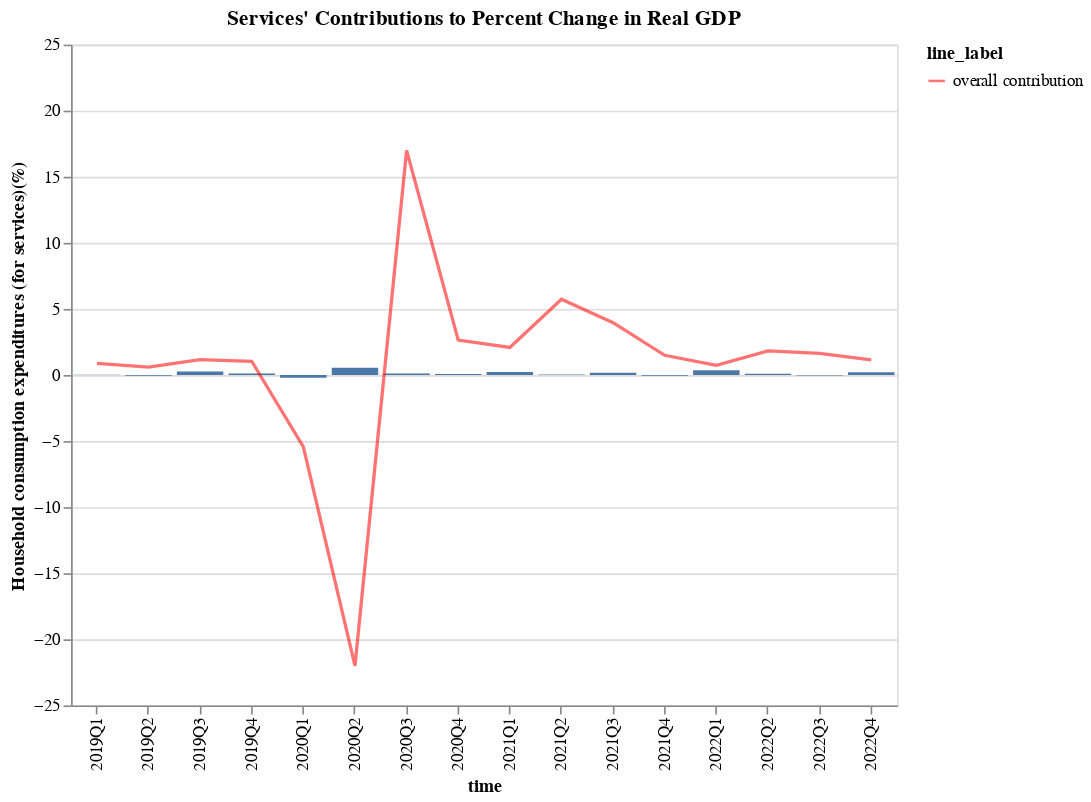

The code cell stored with this chart in its notebook:
### Code cell
service2

### Figure 1 — Vega-Lite specification as saved in the notebook (floating-point values rounded to 4 significant figures; data arrays with more than 128 entries replaced by an {"elided": "..."} marker saying what was removed)
{"layer": [{"mark": "bar", "encoding": {"x": {"field": "time", "type": "nominal"}, "y": {"field": "value", "title": "Household consumption expenditures (for services)(%)", "type": "quantitative"}}, "height": 400, "selection": {"selector014": {"type": "single", "fields": ["variable"], "init": {"variable": "Housing and utilities"}, "bind": {"input": "select", "options": ["Housing and utilities", "Health care", "Transportation services", "Recreation services", "Food services and accommodations", "Financial services and insurance", "Other services"], "name": "Select services: "}}}, "transform": [{"filter": "((datum.variable !== 'Household consumption expenditures (for services)') && (datum.variable !== 'change'))"}, {"filter": {"selection": "selector014"}}], "width": 500}, {"mark": {"type": "line", "color": "red"}, "encoding": {"opacity": {"field": "line_label", "type": "nominal"}, "x": {"field": "time", "type": "nominal"}, "y": {"field": "value", "scale": {"domain": [-25, 25]}, "type": "quantitative"}}, "height": 400, "title": "Services' Contributions to Percent Change in Real GDP", "transform": [{"filter": "(datum.variable === 'Household consumption expenditures (for services)')"}], "width": 500}], "data": {"name": "data-6a2efc023da69395e82399c590779c58"}, "$schema": "https://vega.github.io/schema/vega-lite/v4.17.0.json", "datasets": {"data-6a2efc023da69395e82399c590779c58": {"elided": "144 records"}}}
